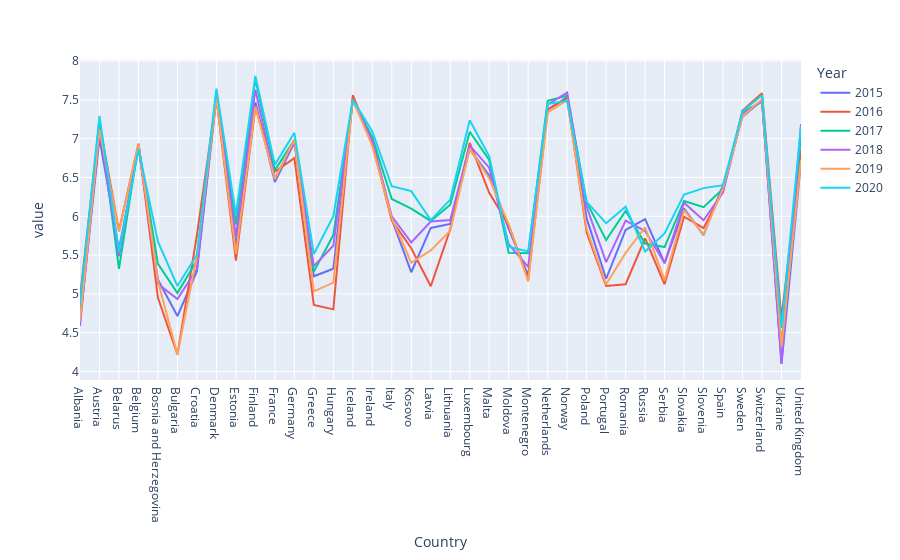

Notebook cell for this chart:
### Code cell
px.line(europe_p)

### Figure 1 — Plotly figure (JSON) as saved in the notebook; plotly's stock layout.template omitted (floating-point values rounded to 4 significant figures)
{"data": [{"hovertemplate": "Year=2015<br>Country=%{x}<br>value=%{y}<extra></extra>", "legendgroup": "2015", "line": {"color": "#636efa", "dash": "solid"}, "marker": {"symbol": "circle"}, "mode": "lines", "name": "2015", "orientation": "v", "showlegend": true, "type": "scatter", "x": ["Albania", "Austria", "Belarus", "Belgium", "Bosnia and Herzegovina", "Bulgaria", "Croatia", "Denmark", "Estonia", "Finland", "France", "Germany", "Greece", "Hungary", "Iceland", "Ireland", "Italy", "Kosovo", "Latvia", "Lithuania", "Luxembourg", "Malta", "Moldova", "Montenegro", "Netherlands", "Norway", "Poland", "Portugal", "Romania", "Russia", "Serbia", "Slovakia", "Slovenia", "Spain", "Sweden", "Switzerland", "Ukraine", "United Kingdom"], "xaxis": "x", "y": [4.644, 7.006, 5.569, 6.891, 5.182, 4.714, 5.293, 7.522, 5.611, 7.469, 6.442, 6.951, 5.227, 5.324, 7.504, 6.977, 5.964, 5.279, 5.85, 5.902, 6.863, 6.527, 5.838, 5.237, 7.377, 7.537, 5.973, 5.195, 5.825, 5.963, 5.395, 6.098, 5.758, 6.403, 7.284, 7.494, 4.096, 6.714], "yaxis": "y"}, {"hovertemplate": "Year=2016<br>Country=%{x}<br>value=%{y}<extra></extra>", "legendgroup": "2016", "line": {"color": "#EF553B", "dash": "solid"}, "marker": {"symbol": "circle"}, "mode": "lines", "name": "2016", "orientation": "v", "showlegend": true, "type": "scatter", "x": ["Albania", "Austria", "Belarus", "Belgium", "Bosnia and Herzegovina", "Bulgaria", "Croatia", "Denmark", "Estonia", "Finland", "France", "Germany", "Greece", "Hungary", "Iceland", "Ireland", "Italy", "Kosovo", "Latvia", "Lithuania", "Luxembourg", "Malta", "Moldova", "Montenegro", "Netherlands", "Norway", "Poland", "Portugal", "Romania", "Russia", "Serbia", "Slovakia", "Slovenia", "Spain", "Sweden", "Switzerland", "Ukraine", "United Kingdom"], "xaxis": "x", "y": [4.959, 7.2, 5.813, 6.937, 4.949, 4.218, 5.759, 7.527, 5.429, 7.406, 6.575, 6.75, 4.857, 4.8, 7.561, 6.94, 5.948, 5.589, 5.098, 5.833, 6.946, 6.302, 5.889, 5.192, 7.378, 7.522, 5.791, 5.102, 5.124, 5.716, 5.123, 5.995, 5.848, 6.329, 7.364, 7.587, 4.681, 6.867], "yaxis": "y"}, {"hovertemplate": "Year=2017<br>Country=%{x}<br>value=%{y}<extra></extra>", "legendgroup": "2017", "line": {"color": "#00cc96", "dash": "solid"}, "marker": {"symbol": "circle"}, "mode": "lines", "name": "2017", "orientation": "v", "showlegend": true, "type": "scatter", "x": ["Albania", "Austria", "Belarus", "Belgium", "Bosnia and Herzegovina", "Bulgaria", "Croatia", "Denmark", "Estonia", "Finland", "France", "Germany", "Greece", "Hungary", "Iceland", "Ireland", "Italy", "Kosovo", "Latvia", "Lithuania", "Luxembourg", "Malta", "Moldova", "Montenegro", "Netherlands", "Norway", "Poland", "Portugal", "Romania", "Russia", "Serbia", "Slovakia", "Slovenia", "Spain", "Sweden", "Switzerland", "Ukraine", "United Kingdom"], "xaxis": "x", "y": [4.719, 7.246, 5.323, 6.923, 5.386, 5.011, 5.432, 7.6, 5.893, 7.769, 6.592, 6.985, 5.287, 5.758, 7.494, 7.021, 6.223, 6.1, 5.94, 6.149, 7.09, 6.726, 5.529, 5.523, 7.488, 7.554, 6.182, 5.693, 6.07, 5.648, 5.603, 6.198, 6.118, 6.354, 7.343, 7.48, 4.332, 7.054], "yaxis": "y"}, {"hovertemplate": "Year=2018<br>Country=%{x}<br>value=%{y}<extra></extra>", "legendgroup": "2018", "line": {"color": "#ab63fa", "dash": "solid"}, "marker": {"symbol": "circle"}, "mode": "lines", "name": "2018", "orientation": "v", "showlegend": true, "type": "scatter", "x": ["Albania", "Austria", "Belarus", "Belgium", "Bosnia and Herzegovina", "Bulgaria", "Croatia", "Denmark", "Estonia", "Finland", "France", "Germany", "Greece", "Hungary", "Iceland", "Ireland", "Italy", "Kosovo", "Latvia", "Lithuania", "Luxembourg", "Malta", "Moldova", "Montenegro", "Netherlands", "Norway", "Poland", "Portugal", "Romania", "Russia", "Serbia", "Slovakia", "Slovenia", "Spain", "Sweden", "Switzerland", "Ukraine", "United Kingdom"], "xaxis": "x", "y": [4.586, 7.139, 5.483, 6.927, 5.129, 4.933, 5.321, 7.555, 5.739, 7.632, 6.489, 6.965, 5.358, 5.62, 7.495, 6.977, 6, 5.662, 5.933, 5.952, 6.91, 6.627, 5.64, 5.347, 7.441, 7.594, 6.123, 5.41, 5.945, 5.81, 5.398, 6.173, 5.948, 6.31, 7.314, 7.487, 4.103, 7.19], "yaxis": "y"}, {"hovertemplate": "Year=2019<br>Country=%{x}<br>value=%{y}<extra></extra>", "legendgroup": "2019", "line": {"color": "#FFA15A", "dash": "solid"}, "marker": {"symbol": "circle"}, "mode": "lines", "name": "2019", "orientation": "v", "showlegend": true, "type": "scatter", "x": ["Albania", "Austria", "Belarus", "Belgium", "Bosnia and Herzegovina", "Bulgaria", "Croatia", "Denmark", "Estonia", "Finland", "France", "Germany", "Greece", "Hungary", "Iceland", "Ireland", "Italy", "Kosovo", "Latvia", "Lithuania", "Luxembourg", "Malta", "Moldova", "Montenegro", "Netherlands", "Norway", "Poland", "Portugal", "Romania", "Russia", "Serbia", "Slovakia", "Slovenia", "Spain", "Sweden", "Switzerland", "Ukraine", "United Kingdom"], "xaxis": "x", "y": [4.655, 7.119, 5.802, 6.929, 5.163, 4.217, 5.488, 7.526, 5.517, 7.413, 6.478, 6.994, 5.033, 5.145, 7.501, 6.907, 5.977, 5.401, 5.56, 5.813, 6.871, 6.488, 5.897, 5.161, 7.339, 7.498, 5.835, 5.123, 5.528, 5.856, 5.177, 6.078, 5.768, 6.361, 7.291, 7.509, 4.324, 6.725], "yaxis": "y"}, {"hovertemplate": "Year=2020<br>Country=%{x}<br>value=%{y}<extra></extra>", "legendgroup": "2020", "line": {"color": "#19d3f3", "dash": "solid"}, "marker": {"symbol": "circle"}, "mode": "lines", "name": "2020", "orientation": "v", "showlegend": true, "type": "scatter", "x": ["Albania", "Austria", "Belarus", "Belgium", "Bosnia and Herzegovina", "Bulgaria", "Croatia", "Denmark", "Estonia", "Finland", "France", "Germany", "Greece", "Hungary", "Iceland", "Ireland", "Italy", "Kosovo", "Latvia", "Lithuania", "Luxembourg", "Malta", "Moldova", "Montenegro", "Netherlands", "Norway", "Poland", "Portugal", "Romania", "Russia", "Serbia", "Slovakia", "Slovenia", "Spain", "Sweden", "Switzerland", "Ukraine", "United Kingdom"], "xaxis": "x", "y": [4.883, 7.294, 5.54, 6.864, 5.674, 5.102, 5.505, 7.646, 6.022, 7.809, 6.664, 7.076, 5.515, 6.0, 7.504, 7.094, 6.387, 6.325, 5.95, 6.215, 7.238, 6.773, 5.608, 5.546, 7.449, 7.488, 6.186, 5.911, 6.124, 5.546, 5.778, 6.281, 6.363, 6.401, 7.353, 7.56, 4.561, 7.165], "yaxis": "y"}], "layout": {"legend": {"title": {"text": "Year"}, "tracegroupgap": 0}, "margin": {"t": 60}, "xaxis": {"anchor": "y", "domain": [0, 1], "title": {"text": "Country"}}, "yaxis": {"anchor": "x", "domain": [0, 1], "title": {"text": "value"}}}}
